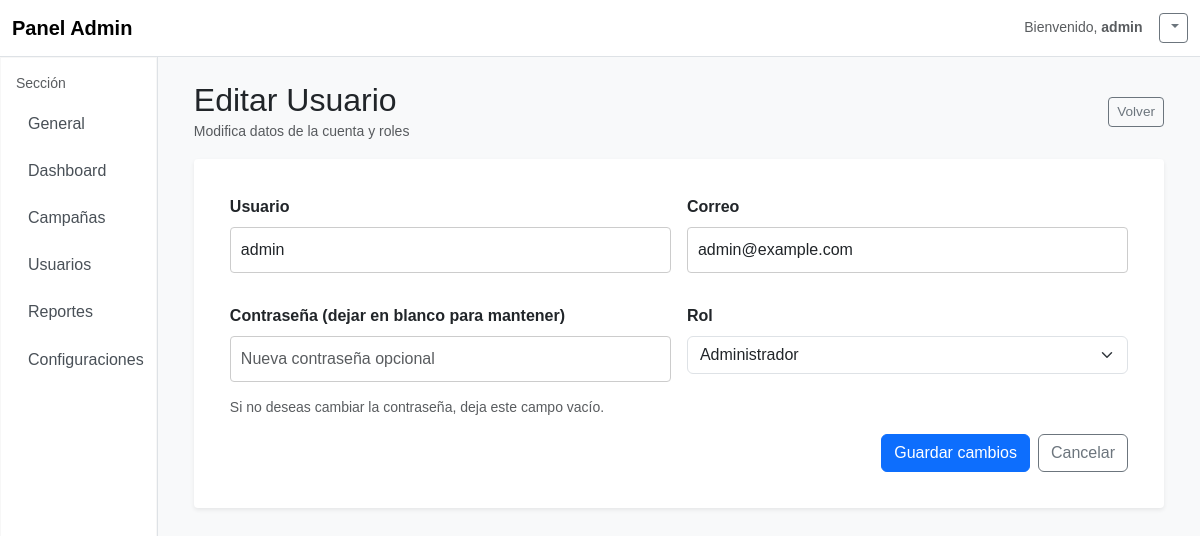
Page /admin/users/1/edit (signed in) on the committed database.
### app/models.py (models this page shows, shortened)
class Usuario(db.Model):  # type: ignore
    id = db.Column(db.Integer, primary_key=True)
    username = db.Column(db.String(80), unique=True, nullable=False)
    email = db.Column(db.String(120), unique=True, nullable=True)
    password_hash = db.Column(db.String(128), nullable=True)
    role = db.Column(db.String(20), default='user')

### app/admin_routes.py (the view, shortened to what this page needs)
@admin_bp.route('/admin/users/<int:user_id>/edit', methods=['GET', 'POST'])
def edit_user(user_id):
    if not (session.get('logged_in') and session.get('role') == 'admin'):
        flash("Acceso denegado", "error")
        return redirect(url_for('main.login'))
    user = Usuario.query.get_or_404(user_id)
    return render_template('admin/edit_user.html', user=user)

### app/templates/admin/edit_user.html (shortened to what this page needs)
{% extends 'admin/admin_base.html' %}
{% block content %}
<div class="d-flex justify-content-between align-items-center mb-3">
  <div>
    <h2 class="mb-0">Editar Usuario</h2>
    <small class="text-muted">Modifica datos de la cuenta y roles</small>
  </div>
  <div>
    <a href="{{ url_for('admin.admin_users') }}" class="btn btn-outline-secondary btn-sm">Volver</a>
  </div>
</div>
<div class="card shadow-sm">
  <div class="card-body">
    <form method="POST" action="{{ url_for('admin.edit_user', user_id=user.id) }}" class="row g-3">
      <div class="col-12 col-md-6">
        <label for="username" class="form-label">Usuario</label>
        <input id="username" name="username" type="text" class="form-control" value="{{ user.username }}" required>
      </div>
      <div class="col-12 col-md-6">
        <label for="email" class="form-label">Correo</label>
        <input id="email" name="email" type="email" class="form-control" value="{{ user.email }}" required>
      </div>
      <div class="col-12 col-md-6">
        <label for="password" class="form-label">Contraseña (dejar en blanco para mantener)</label>
        <input id="password" name="password" type="password" class="form-control" placeholder="Nueva contraseña opcional">
        <div class="form-text">Si no deseas cambiar la contraseña, deja este campo vacío.</div>
      </div>
      <div class="col-12 col-md-6">
        <label for="role" class="form-label">Rol</label>
        <select id="role" name="role" class="form-select" required>
          <option value="admin" {% if user.role == 'admin' %}selected{% endif %}>Administrador</option>
        </select>
      </div>
      <div class="col-12 d-flex justify-content-end gap-2">
        <button type="submit" class="btn btn-primary">Guardar cambios</button>
        <a href="{{ url_for('admin.admin_users') }}" class="btn btn-outline-secondary">Cancelar</a>
      </div>
    </form>
  </div>
</div>
{% endblock %}

### app/static/css/admin.css (style rules this page uses)
body { font-family: Arial, sans-serif; margin: 0; padding: 0; background-color: #f4f4f4; }
a { text-decoration: none; }
.card { border: 0; border-radius: 0.5rem; box-shadow: 0 6px 18px rgba(18,38,63,0.04); }
.btn-sm { padding: .25rem .5rem; font-size: .85rem; }
h2 { margin-bottom: 0.75rem; }
.dashboard-card, .card, .report-card { background-color: #ffffff; border-radius: 4px; padding: 20px; margin-bottom: 20px; box-shadow: 0 2px 4px rgba(0,0,0,0.1); }
form { margin-top: 20px; }
form label { display: block; margin-bottom: 8px; font-weight: bold; }
form input[type="text"], form input[type="email"], form input[type="password"], form textarea, form select { width: 100%; padding: 10px; border: 1px solid #ccc; margin-bottom: 15px; border-radius: 4px; }
form button, .btn-submit { background-color: #1A2734; color: #fff; border: none; padding: 10px 20px; border-radius: 4px; cursor: pointer; font-size: 16px; }

### rows in the picture
Usuario: username "admin", email "admin@example.com", role "Administrador"

### other values in the picture
{{ session.get('username') or 'Admin' }} "admin"
